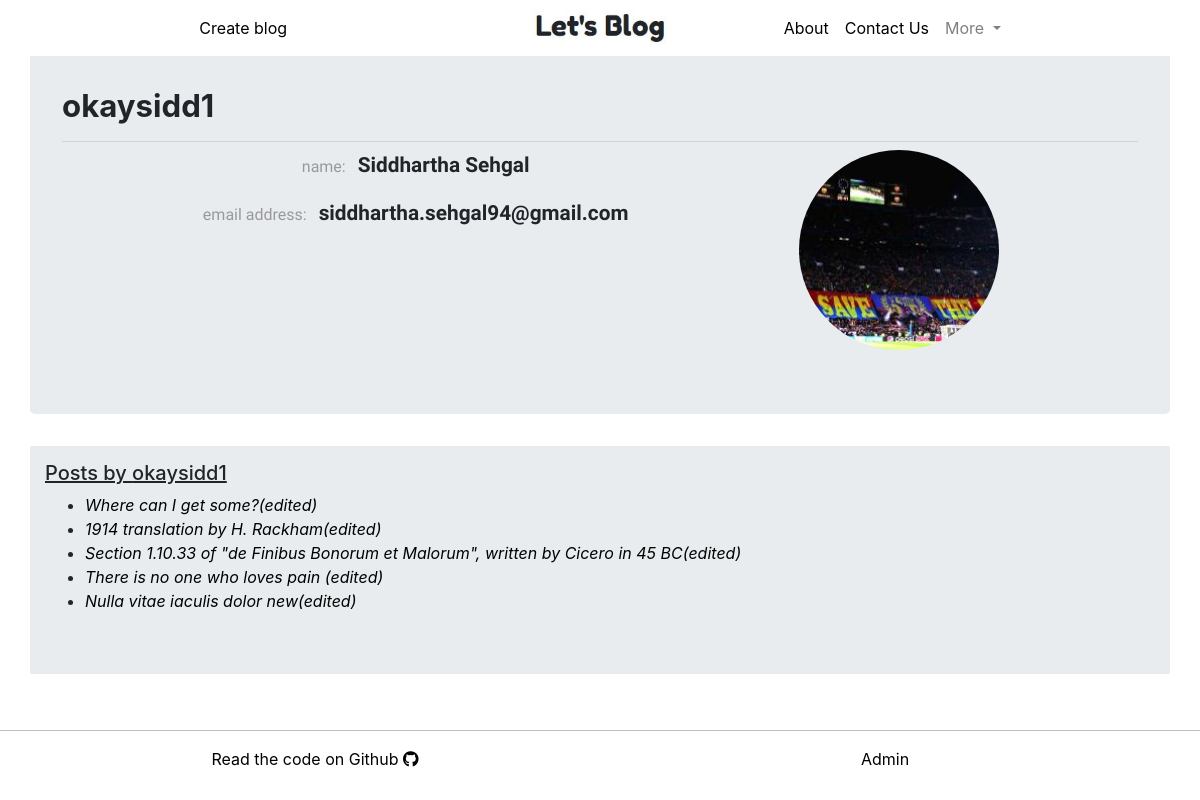
The app's page /profile/3/ (signed in) with its own data.
### users_app/models.py (models this page shows, shortened)
class Author_model(models.Model):
    author_name = models.OneToOneField(User, on_delete=models.CASCADE, primary_key=True)
    git = models.URLField(max_length=128, blank=True)
    profile_pic = models.ImageField(default='default.jpeg', upload_to='profile_pics')
    def __str__(self):
        return str(self.author_name)

### blogs_app/models.py (models this page shows, shortened)
class Post_model(models.Model):
    author = models.ForeignKey(Author_model, on_delete=models.CASCADE)
    title_original = models.CharField(max_length=200)
    title_edited = models.CharField(max_length=200, default="")
    body_original = models.TextField()
    body_edited = models.TextField(default="")
    created_on = models.DateTimeField(auto_now_add=True)
    created_on = models.DateTimeField(default=timezone.now())
    modified_on = models.DateTimeField(blank=True, null=True)
    published_on = models.DateTimeField(blank=True, null=True)
    likes = models.PositiveIntegerField(default=0)
    liked_by = models.ManyToManyField(Author_model, related_name="liked_by", blank=True, null=True, default=[])

### users_app/views.py (the view)
# urls.py: path('profile/<int:pk>/', profileView, name="view-profile"),
def profileView(request, pk):
    context = {}
    if Author_model.objects.filter(author_name=get_object_or_404(User, id=pk)):
        profile = Author_model.objects.filter(author_name=get_object_or_404(User, id=pk))[0]
        posts_to_publish = Post_model.objects.filter(author=profile, published_on=None)
        posts_by_author = Post_model.objects.filter(author=profile, published_on__lte=timezone.now())
        context['posts_by_author'] = posts_by_author
        context['posts_to_publish'] = posts_to_publish
        context['title'] = profile
        context['view_profile'] = profile
        return render(request, 'users_app/profile.html', context=context)
    else:
        profile = User.objects.filter(username=request.user.username)[0]
        context['profile'] = profile
        return render(request, 'users_app/create_social_profile.html', context=context)

### users_app/templates/users_app/profile.html (shortened to what this page needs)
{% extends 'system_app/base.html' %}
{% block base_body_block %}
{% load staticfiles %}
<link rel="stylesheet" href="{% static 'users_app/profile.css' %}">
{% if profile == 'not found' %}
<div class="container jumbotron">
  <h5>work now</h5>
</div>
{% else %}
  <div class="container jumbotron">
      <div class="row">
          <div class="col-md-10">
              <h4><span class="profile-info">{{ view_profile.author_name.username }}</span>
              </h4>
          </div>
          <div class="col-md-2">
          </div>
      </div>
    <hr class="my-2">
      <div class="row">
        <div class="col-md-8">
          {% if view_profile.author_name.first_name %}
            {% if view_profile.author_name.first_name %}
              <p><span class="profile-label">name: </span>&nbsp&nbsp<span class="profile-info">{{ view_profile.author_name.first_name }} {{ view_profile.author_name.last_name }}</span></p>
            {% endif %}
          {% endif %}
          <p><span class="profile-label">email address: </span>&nbsp&nbsp<span class="profile-info">{{ view_profile.author_name.email }}</span></p>
        </div>
        <div class="col-md-4">
          <img class="profile-pic" src="{{ view_profile.profile_pic.url }}" alt="sorry no pic found"/>
        </div>
      </div>
  </div>
  {% if posts_by_author %}
  <div class="container posts-author">
      {% if view_profile.author_name == user %}
        <h5 class="posts-by">Posts by you</h5>
      {% else %}
        <h5 class="posts-by">Posts by {{ view_profile.author_name }}</h5>
      {% endif %}
      <ul>
          {% for post in posts_by_author %}
          <li>
              <a class="post-link" href="{% url 'blogs:post' pk=post.pk %}">{{ post.title_original }}</a><br>
          </li>
          {% endfor %}
      </ul>
  {% endif %}
  {% if posts_to_publish %}
  <div class="container posts-author">
    </div>
    {% endif %}
  </div>
  <br><br>
{% endif %}
{% endblock %}

### system_app/static/system_app/base.css (style rules this page uses)
html, body { height: 100%; margin: 0px; }

### users_app/static/users_app/profile.css (style rules this page uses)
p { text-align: center; font-family: 'Expletus Sans', cursive; }
.profile-info { font-size: 1.3em; font-weight: bold; }
.profile-label { color:#999999; }
.profile-pic { width: 200px; height: 200px; border-radius: 50%; object-fit: cover; }
.posts-author { background: #e9ecef; border-radius: 2px; padding: 15px; }
.posts-by { text-decoration: underline; }
.post-link { color: black; font-style: italic; }

### records on screen
Author_model: author_name.username "okaysidd1", author_name.first_name "Siddhartha", author_name.last_name "Sehgal", author_name.email "siddhartha.sehgal94@gmail.com", profile_pic (picture), author_name "okaysidd1"
Post_model: title_original "Where can I get some?(edited)"
Post_model: title_original "1914 translation by H. Rackham(edited)"
Post_model: title_original "Section 1.10.33 of \"de Finibus Bonorum et Malorum\", written by Cicero in 45 BC(edited)"
Post_model: title_original "There is no one who loves pain (edited)"
Post_model: title_original "Nulla vitae iaculis dolor new(edited)"
